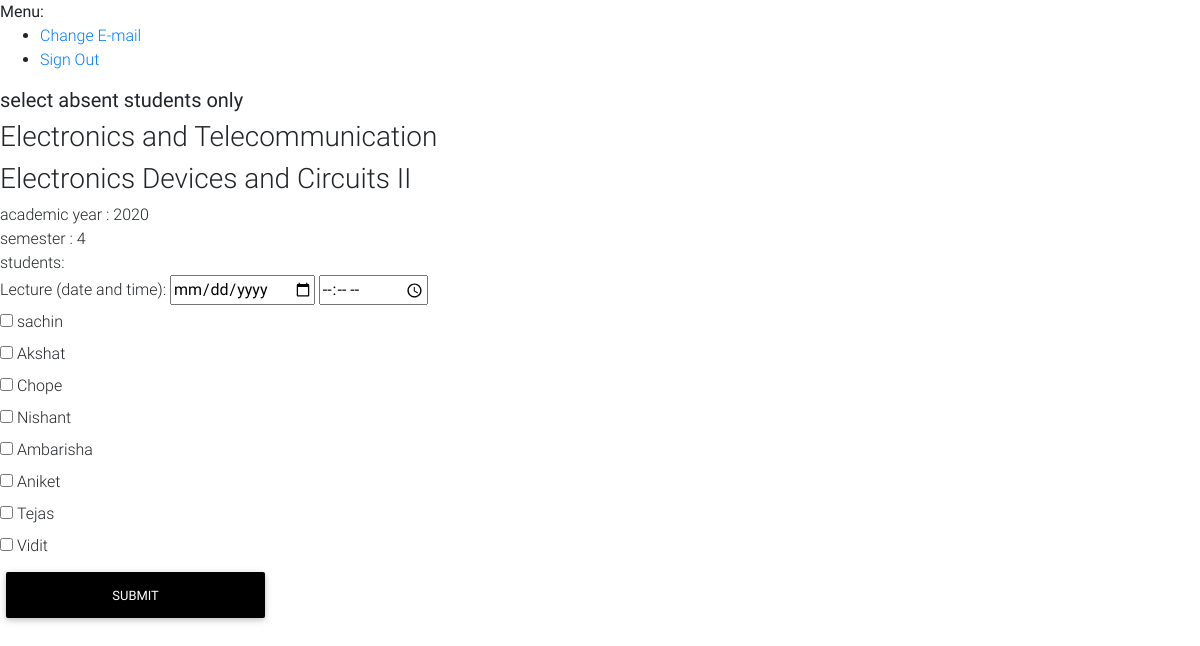
Screenshot of /mark/1/1 (signed in) with the database file from the repository.
### addentance/models.py (models this page shows, shortened)
class Class(models.Model):
    academic_year = models.PositiveIntegerField(
            validators=[
                MinValueValidator(1900),
                MaxValueValidator(datetime.datetime.now().year)],
            help_text="Use the following format: <YYYY>")
    semester =  models.PositiveIntegerField(
            validators=[
                MinValueValidator(1),
                MaxValueValidator(8)],
    )
    division = models.CharField(max_length=2, blank=True, null=True)
    branch = models.ForeignKey('Branch',on_delete=models.CASCADE)
    students = models.ManyToManyField('Student')

class Branch(models.Model):
    branch_name = models.CharField(max_length = 100)
    branch_abr = models.CharField(max_length = 7)
    def __str__(self):
        return self.branch_name

class Subject(models.Model):
    subject_name = models.CharField(max_length = 100)
    subject_abbr = models.CharField(max_length = 5)

class Attendance(models.Model):
    student  = models.ForeignKey('Student',on_delete=models.CASCADE,blank=True, null=True)
    subject = models.ForeignKey('Subject',on_delete=models.SET_NULL,blank=True, null=True)
    detailed_attendance = models.ManyToManyField('AttendanceTimestamp',blank=True)
    not_attended = models.IntegerField(default=0)
    total = models.IntegerField(default=0)

class Student(models.Model):
    first_name  = models.CharField(max_length = 100)
    last_name  = models.CharField(max_length = 100)
    roll_no  = models.CharField(max_length = 100)

### addentance/views.py (the view, shortened to what this page needs)
# urls.py: path('mark/<pk>/<subject_pk>', views.MarkAttendanceView.as_view(), name="mark-attendance"),
class MarkAttendanceView(LoginRequiredMixin,View):
    def get(self,request,pk,subject_pk,*args,**kwargs):
        class_ = Class.objects.get(pk= pk)
        teacher = Teacher.objects.get(user= request.user)
        subject = Subject.objects.get(pk=subject_pk)
        if isTeacher(class_,teacher,subject):
            attendance = []
            for student in class_.students.all():
                attendance1 = Attendance.objects.get(student = student, subject=subject)
                attendance.append(attendance1)
            context = {
                'subject':subject,
                'students':attendance,
                'class':class_,
            }
            return render(request , "mark_attendance.html", context)
        else:
            return redirect('home')

### addentance/views.py (called while the page is built)
def isTeacher(class_,teacher,subject):
        try:
            teacher_dets  = Teacher_Detail.objects.get(teacher=teacher, subject=subject)
        except:
            teacher_dets = None
        if teacher_dets is not None:
            for class__ in teacher_dets.classes.all():
                if class_==class__:
                        return True
        return False

### templates/mark_attendance.html (shortened to what this page needs)
{% extends 'base.html' %}
{% block content %}
<h5><b>select absent students only</b></h5>
            <h3>{{class.branch}} {{class.divison}}</h3>
            <h3>{{subject.subject_name}}</h3>
            academic year : {{class.academic_year}}<br>
            semester : {{class.semester}}<br>
            students:
            <form method="POST" class="">
                <label for="lecture-time" >Lecture (date and time):</label>
                <input type="date" id="lecture-date" name="lecture-date" class="" >
                <input type="time" id="lecture-time" name="lecture-time" >
                    <br>
                {% for student in students  %}
                    <input name="attendance-absent-set" type="checkbox" value="{{ student.student.pk }}" id="attendance" >
                        <label>{{student.student.first_name}}</label><br>
                {% endfor %}
                <button type="submit" class="btn btn-black" style="width:20em">submit</button>
           </form>
{% endblock content %}

### templates/base.html (style rules this page uses)
html, body, header, .carousel { height: 60vh; }

### rows the page displays
Class: branch "Electronics and Telecommunication", academic_year "2020", semester "4"
Subject: subject_name "Electronics Devices and Circuits II"
Attendance: student.first_name "sachin"
Attendance: student.first_name "Akshat"
Attendance: student.first_name "Chope"
Attendance: student.first_name "Nishant"
Attendance: student.first_name "Ambarisha"
Attendance: student.first_name "Aniket"
Attendance: student.first_name "Tejas"
Attendance: student.first_name "Vidit"
